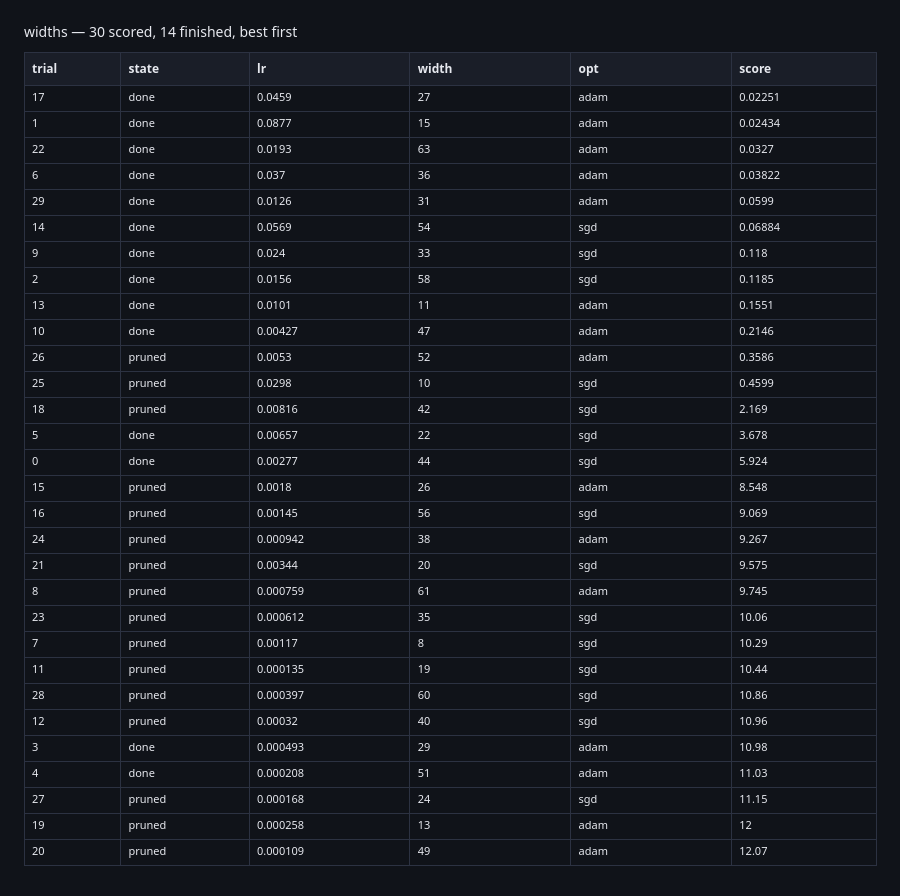

Source (notebook cell):
### Markdown cell above
## The table of results

`trials` is one scan and no fetches — the configuration and the score are both
in the record, which is what makes a study readable from a machine that ran
none of it. `table` draws exactly that.

**A pruned score is not comparable with a finished one.** It is real, and it
was measured after fewer epochs, so ranking the two together says a trial that
was stopped early did badly when all that is known is that it was stopped. The
table shows both with their state; `influence` and `coordinates` below use only
the ones that ran to the end, and that is why `finished` leaves pruned trials
out too.

### Code cell
table(store, space, study=STUDY)

### Figure 1 — Plotly figure (JSON) as saved in the notebook; plotly's stock layout.template omitted (floating-point values rounded to 4 significant figures; data arrays with more than 128 entries replaced by an {"elided": "..."} marker saying what was removed)
{"data": [{"cells": {"align": "left", "fill": {"color": "#101319"}, "font": {"color": "#e7e9ef", "size": 11}, "height": 26, "line": {"color": "#2c3242"}, "values": {"elided": "6x30 mixed values"}}, "columnwidth": [0.6, 0.8, 1.0, 1.0, 1.0, 0.9], "header": {"align": "left", "fill": {"color": "#1a1e28"}, "font": {"color": "#e7e9ef", "size": 12}, "height": 30, "line": {"color": "#2c3242"}, "values": ["<b>trial</b>", "<b>state</b>", "<b>lr</b>", "<b>width</b>", "<b>opt</b>", "<b>score</b>"]}, "type": "table"}], "layout": {"font": {"color": "#e7e9ef", "family": "system-ui, -apple-system, Segoe UI, Roboto, sans-serif", "size": 12}, "height": 896, "hoverlabel": {"align": "left", "bgcolor": "#1a1e28", "bordercolor": "#2c3242", "font": {"color": "#e7e9ef", "family": "system-ui, -apple-system, Segoe UI, Roboto, sans-serif"}}, "legend": {"bgcolor": "rgba(0,0,0,0)", "font": {"color": "#868ea3"}, "orientation": "h", "x": 1, "xanchor": "right", "y": 1.02, "yanchor": "bottom"}, "margin": {"b": 16, "l": 24, "r": 24, "t": 52}, "paper_bgcolor": "#101319", "plot_bgcolor": "#101319", "title": {"font": {"size": 14}, "text": "widths — 30 scored, 14 finished, best first", "x": 0, "xanchor": "left", "xref": "paper", "y": 0.97, "yanchor": "top"}}}
